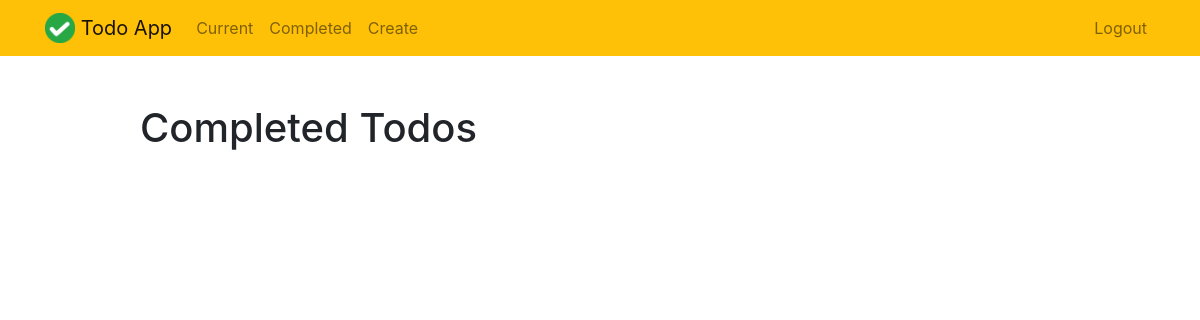
The app's page /completed (signed in), older data.
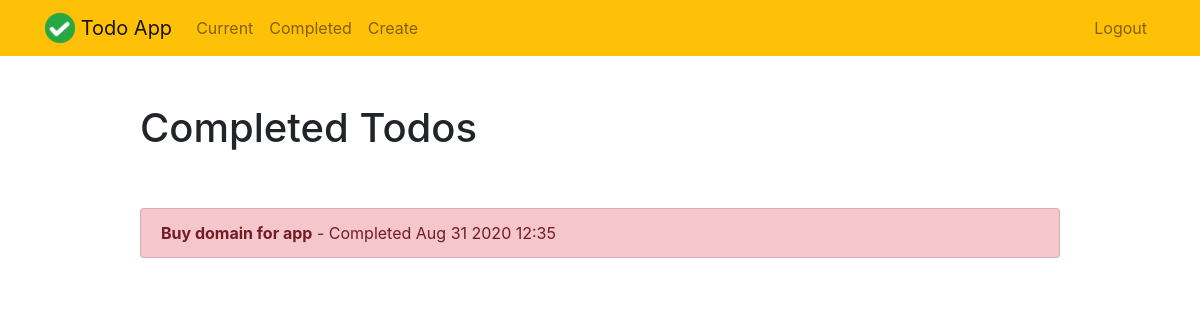
The same page, newer data.
### todo/models.py (models this page shows, shortened)
class Todo(models.Model):
    title = models.CharField(max_length=100)
    memo = models.TextField(blank=True)
    created = models.DateTimeField(auto_now_add=True)
    date_completed = models.DateTimeField(null=True,  blank=True)
    important = models.BooleanField(default=False)
    user = models.ForeignKey(User, on_delete=models.CASCADE)

### todo/views.py (the view)
# urls.py: path('completed', views.completed_todos, name='completedtodos'),
@login_required
def completed_todos(request):
    todos = Todo.objects.filter(user=request.user, date_completed__isnull=False).order_by('-date_completed')
    return render(request, 'todo/completed-todos.html', {'todos': todos})

### todo/templates/todo/completed-todos.html
{% extends 'todo/base.html' %}
{%  block content %}
    <div class="row justify-content-center mt-5">
        <div class="col-md-10">
            <h1>Completed Todos</h1>
        </div>
    </div>
    <div class="row justify-content-center mt-5">
        <div class="col-md-10">
            <div class="list-group">
                {% for todo in todos %}
                    <a href="{% url 'viewtodo' todo.id %}" class="list-group-item list-group-item-action{% if todo.important %} list-group-item-danger{% endif %}"><b>{{ todo.title }}</b> - Completed {{ todo.date_completed|date:'M j Y H:i' }}</a>
                {% endfor %}
            </div>
        </div>
    </div>
{%  endblock %}

Row changes from the older to the newer data that the page shows:
added Todo: title "Buy domain for app", date_completed "Aug 31 2020 12:35"
